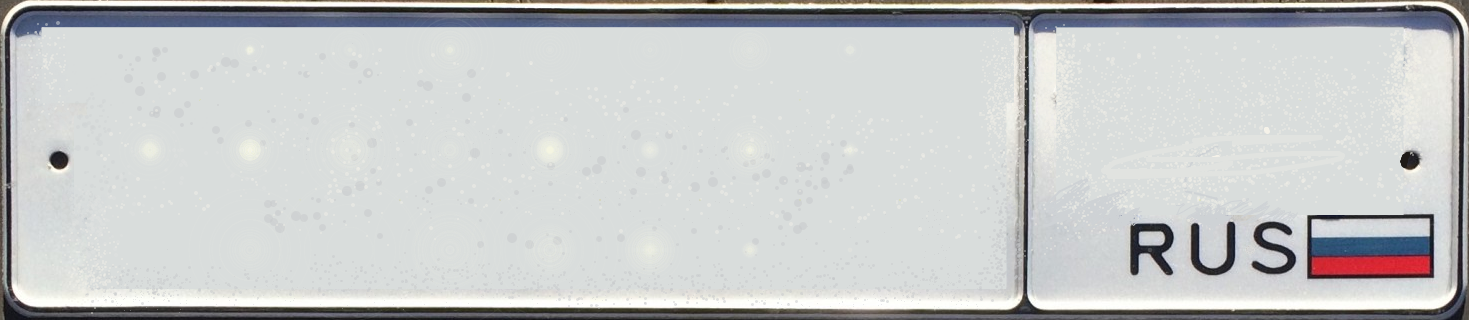
#> input picture dataset/generator/assets/rus_white_long_lp.png, 1469 x 320 px
$ python -i augmentations.py   (imports and definitions only)
#> lines starting #> are read from the running program, lines starting #| are printed output that depends on the picture
#> further down, picture is the input picture: PIL image 1469x320 RGBA; mean R, G, B, A 198.9, 201, 201, 255
"""
Augmentation module for synthetic license plates.
Implements photorealistic physical defects:
  - Stamped metal embossing (3D light & shadow)
  - Mud, dust, and water splatter
  - Sun & headlight glare (radial and gradient lighting)
  - Sensor noise and optical blur
"""

import random
import cv2
import numpy as np
from PIL import Image, ImageFilter, ImageEnhance


class PlateAugmentor:
    def __init__(self):
        pass

    @staticmethod
    def apply_embossing(img: Image.Image) -> Image.Image:
        """Simulates 3D stamped metal relief with subtle highlight and shadow"""
        arr = np.array(img).astype(np.float32)

        # Kernel for directional lighting (top-left light source)
        kernel = np.array([
            [-1, -1,  0],
            [-1,  1,  1],
            [ 0,  1,  1]
        ], dtype=np.float32) * 0.15

        gray = cv2.cvtColor(arr.astype(np.uint8), cv2.COLOR_RGB2GRAY)
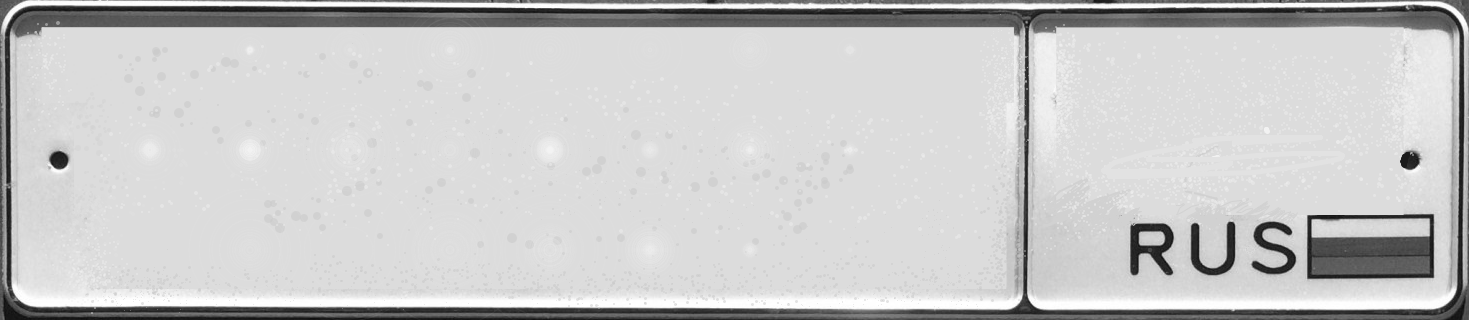
#> gray: shape (320, 1469); min 12, max 255, mean 200.6
        relief = cv2.filter2D(gray, -1, kernel)
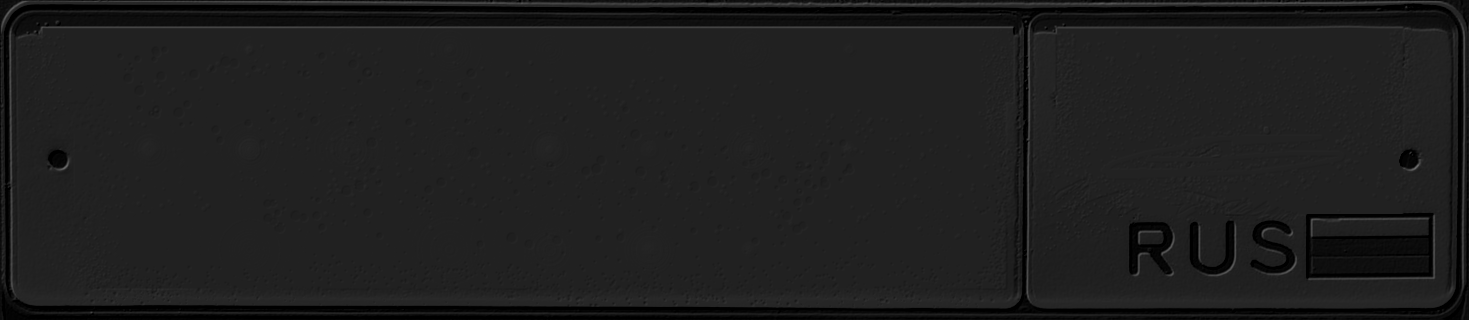
#> relief: shape (320, 1469); min 0, max 103, mean 30.5

        # Blend relief with original
        relief_3c = np.stack([relief] * 3, axis=-1).astype(np.float32)
        blended = np.clip(arr + relief_3c - 128 * 0.15, 0, 255).astype(np.uint8)
        return Image.fromarray(blended)

    @staticmethod
    def apply_dirt_and_scratches(img: Image.Image, intensity: float = 0.5) -> Image.Image:
        """Adds procedural mud, dust splatters, and road grime"""
        if random.random() > intensity:
            return img

        arr = np.array(img).astype(np.float32)
        h, w = arr.shape[:2]

        # Generate low-frequency procedural dirt mask
        dirt_mask = np.zeros((h, w), dtype=np.float32)

        # Random dirt patches
        num_patches = random.randint(3, 10)
        for _ in range(num_patches):
            cx = random.randint(0, w)
            cy = random.randint(0, h)
            rx = random.randint(15, w // 4)
            ry = random.randint(10, h // 3)
            patch = cv2.getStructuringElement(cv2.MORPH_ELLIPSE, (rx * 2 + 1, ry * 2 + 1))

            # Place patch safely
            x1, x2 = max(0, cx - rx), min(w, cx + rx + 1)
            y1, y2 = max(0, cy - ry), min(h, cy + ry + 1)
            px1 = rx - (cx - x1)
            px2 = px1 + (x2 - x1)
            py1 = ry - (cy - y1)
            py2 = py1 + (y2 - y1)

            val = random.uniform(0.15, 0.45)
            dirt_mask[y1:y2, x1:x2] += patch[py1:py2, px1:px2].astype(np.float32) * val

        # Blur the dirt mask for natural organic spread
        dirt_mask = cv2.GaussianBlur(dirt_mask, (25, 25), 0)
        dirt_mask = np.clip(dirt_mask, 0.0, 0.75)[:, :, np.newaxis]

        # Brownish / grayish road dust color
        dirt_color = np.array([random.randint(60, 110), random.randint(55, 95), random.randint(45, 80)], dtype=np.float32)

        arr = arr * (1.0 - dirt_mask) + dirt_color * dirt_mask
        return Image.fromarray(np.clip(arr, 0, 255).astype(np.uint8))

    @staticmethod
    def apply_lighting_gradient(img: Image.Image) -> Image.Image:
        """Adds natural uneven lighting, headlight flare or vignette"""
        arr = np.array(img).astype(np.float32)
        h, w = arr.shape[:2]
#> h = 320; w = 1469

        # Linear or radial gradient
        mode = random.choice(["linear", "radial", "none"])
        if mode == "linear":
            grad_1d = np.linspace(random.uniform(0.7, 1.0), random.uniform(0.8, 1.25), w)
            grad = np.tile(grad_1d, (h, 1))[:, :, np.newaxis]
            arr = np.clip(arr * grad, 0, 255)
        elif mode == "radial":
            # Radial highlight (sun or headlight spot)
            cx, cy = random.randint(0, w), random.randint(0, h)
#> cx = 82; cy = 132
            y, x = np.ogrid[:h, :w]
#> y = 320 values from 0 to 319
            dist = np.sqrt((x - cx) ** 2 + (y - cy) ** 2)
            max_dist = np.sqrt(w ** 2 + h ** 2)
#> max_dist = 1503.4
            grad = 1.0 + random.uniform(-0.35, 0.4) * (1.0 - dist / max_dist)
            arr = np.clip(arr * grad[:, :, np.newaxis], 0, 255)
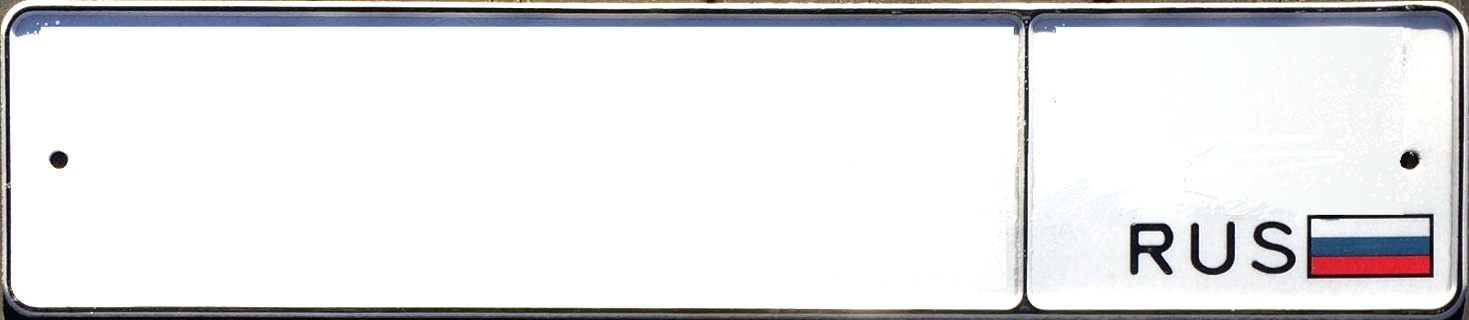
#> arr: shape (320, 1469, 3) float64; mean R, G, B 229.1, 229, 230.4

        return Image.fromarray(arr.astype(np.uint8))

    @staticmethod
    def apply_sensor_noise_and_blur(img: Image.Image) -> Image.Image:
        """Adds camera sensor noise and slight motion/optical blur"""
        # Slight motion blur or Gaussian blur
        if random.random() < 0.35:
            radius = random.choice([0.5, 1.0, 1.5])
            img = img.filter(ImageFilter.GaussianBlur(radius=radius))

        # Sensor noise
        if random.random() < 0.4:
            arr = np.array(img).astype(np.float32)
            noise = np.empty(arr.shape, dtype=np.float32)
            cv2.randn(noise, 0, random.uniform(3, 10))
            arr = np.clip(arr + noise, 0, 255).astype(np.uint8)
            img = Image.fromarray(arr)

        return img

    def augment_plate(self, img: Image.Image) -> Image.Image:
        """Full augmentation pipeline on clean plate"""
        if img.mode != "RGB":
            img = img.convert("RGB")
        img = self.apply_embossing(img)
        img = self.apply_dirt_and_scratches(img, intensity=0.55)
        img = self.apply_lighting_gradient(img)
        img = self.apply_sensor_noise_and_blur(img)
        return img

>>> from PIL import Image
>>> picture = Image.open('assets/rus_white_long_lp.png')
>>> result = PlateAugmentor().augment_plate(picture)
